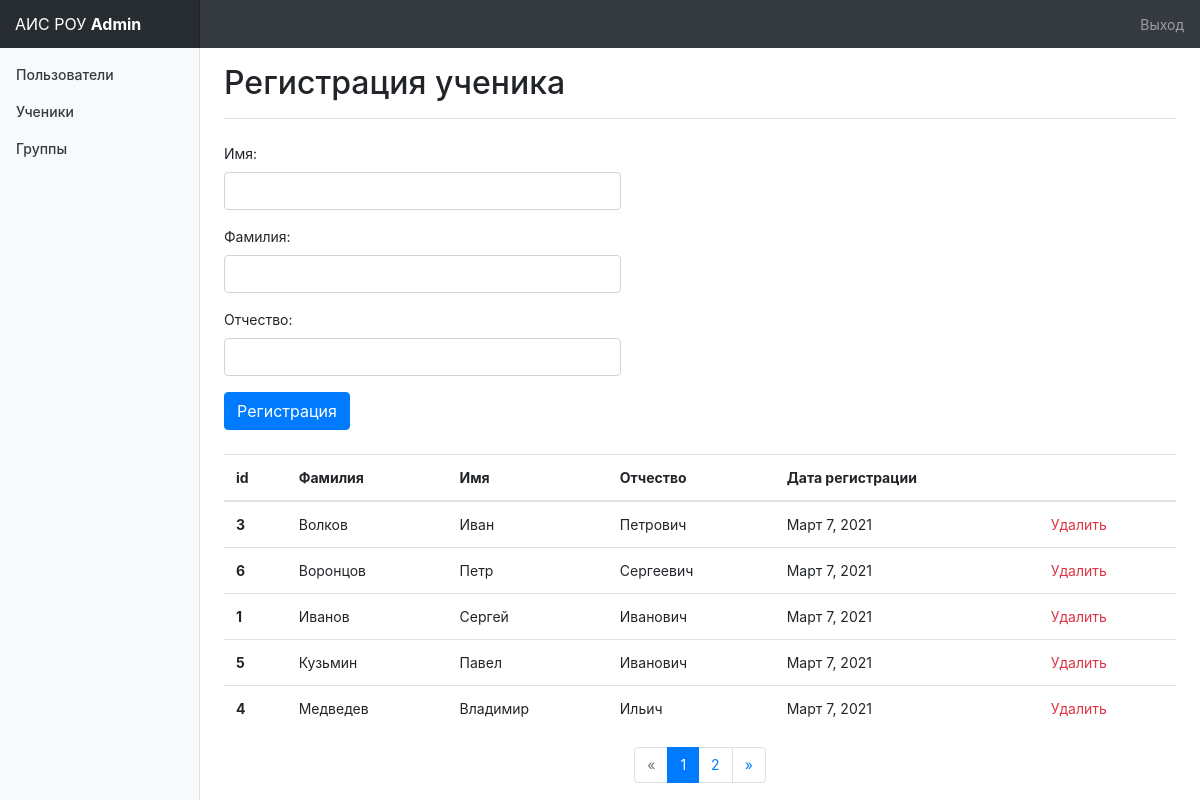
Screenshot of /admin_panel/pupils_registration/ (signed in) with the database file from the repository.
### admin_panel/models.py (models this page shows, shortened)
class Pupil(models.Model):
    last_name = models.CharField(
        'Фамилия',
        max_length=50
    )
    first_name = models.CharField(
        'Имя',
        max_length=50
    )
    middle_name = models.CharField(
        'Отчество',
        null=True,
        max_length=50
    )
    date = models.DateField(
        'Дата регистрации',
        default=datetime.now
    )
    class Meta:
        verbose_name = 'Ученик'
        verbose_name_plural = 'Ученики'

### admin_panel/views.py (the view)
# urls.py: path('pupils_registration/', views.pupils, name='pupils'),
def pupils(request):
    list_pupils = Pupil.objects.all().order_by('last_name')
    paginator = Paginator(list_pupils, 5)
    page = request.GET.get('page')
    page_obj = paginator.get_page(page)
    try:
        list_pupils = paginator.page(page)
    except PageNotAnInteger:
        list_pupils = paginator.page(1)
    except EmptyPage:
        list_pupils = paginator.page(paginator.num_pages)
    if request.user.is_staff:
        if request.method == "POST":
            pupil_form = PupilRegistrationForm(request.POST)
            if pupil_form.is_valid():
                new_pupil = pupil_form.save(commit=False)
                new_pupil.save()
                new_pupil_form = PupilRegistrationForm()
                return render(
                    request,
                    'admin_panel/pupils_registration.html',
                    {
                        'new_pupil': new_pupil,
                        'pupil_registration_form': new_pupil_form,
                        'list_pupils': list_pupils,
                        'page_obj': page_obj
                    }
                )
        else:
            pupil_form = PupilRegistrationForm()
        return render(
            request,
            'admin_panel/pupils_registration.html',
            {
                'pupil_registration_form': pupil_form,
                'pupils': list_pupils,
                'list_pupils': list_pupils,
                'page_obj': page_obj
            }
        )
    else:
        return redirect('/')

### admin_panel/forms.py
class PupilRegistrationForm(forms.ModelForm):
    def __init__(self, *args, **kwargs):
        super(PupilRegistrationForm, self).__init__(*args, **kwargs)
        for field in iter(self.fields):
            self.fields[field].widget.attrs.update(
                {
                    'class': 'form-control col-md-5'
                }
            )
    class Meta:
        model = Pupil
        fields = ('first_name', 'last_name', 'middle_name')

### templates/admin_panel/pupils_registration.html (shortened to what this page needs)
{% extends 'admin_panel/base_admin.html' %}
{% block content %}
    <div class="d-flex justify-content-between flex-wrap flex-md-nowrap align-items-center pb-2 mb-3 border-bottom">
        <h1 class="h2">Регистрация ученика</h1>
    </div>
    <div class="form-group">
        <form method="post" class="my-4 chartjs-render-monitor">
                {{ pupil_registration_form.as_p }}
                <p><input class="btn btn-primary" type="submit" value="Регистрация"></p>
        </form>
    </div>
    <table class="table">
      <thead>
        <tr>
          <th scope="col">id</th>
          <th scope="col">Фамилия</th>
          <th scope="col">Имя</th>
          <th scope="col">Отчество</th>
          <th scope="col">Дата регистрации</th>
          <th scope="col"></th>
        </tr>
      </thead>
      <tbody>
            {% for pupil in page_obj %}
            <tr>
              <th scope="row">{{pupil.id}}</th>
              <td>{{pupil.last_name}}</td>
              <td>{{pupil.first_name}}</td>
              <td>{{pupil.middle_name}}</td>
              <td>{{pupil.date}}</td>
              <td><a class="text-danger" href="delete/{{pupil.id}}">Удалить</a></td>
            </tr>
            {% endfor %}
      </tbody>
    </table>
{% if list_pupils.has_other_pages %}
    <nav aria-label="Page navigation">
      <ul class="pagination justify-content-center">
        {% if list_pupils.has_previous %}
            <li class="page-item "><a class="page-link" href="?page={{ list_pupils.previous_page_number }}">&laquo;</a></li>
        {% else %}
            <li class="page-item disabled"><span class="page-link">&laquo;</span></li>
        {% endif %}
        {% for i in list_pupils.paginator.page_range %}
            {% if list_pupils.number == i %}
                <li class="page-item active"><span class="page-link">{{ i }}<span class="sr-only">(current)</span></span></li>
            {% else %}
                <li class="page-item"><a class="page-link" href="?page={{ i }}">{{ i }}</a></li>
            {% endif %}
        {% endfor %}
        {% if list_pupils.has_next %}
          <li class="page-item"><a class="page-link" href="?page={{ list_pupils.next_page_number }}">&raquo;</a></li>
        {% else %}
          <li class="page-item disabled"><span class="page-link">&raquo;</span></li>
        {% endif %}
      </ul>
    </nav>
{% endif %}
{% endblock %}

### templates/admin_panel/base_admin.html (shortened to what this page needs)
<!DOCTYPE html>
{% load static %}
<html lang="en">
<head>
    <link rel="stylesheet" href="https://stackpath.bootstrapcdn.com/bootstrap/4.3.1/css/bootstrap.min.css">
    <link rel="stylesheet" href="{% static 'css/dashboard.css' %}" />
<body>
<nav class="navbar navbar-dark sticky-top bg-dark flex-md-nowrap p-0">
    <a class="navbar-brand col-sm-3 col-md-2" href="/">АИС РОУ <b>Admin</b></a>
    <ul class="navbar-nav px-3">
              <li class="nav-item text-nowrap">
                {% if user.is_authenticated %}
                    <a class="nav-link" href="{% url 'logout' %}?next=/">
                         Выход
                    </a>
                {% else %}
                    <a class="nav-link" href="{% url 'login' %}?next={{request.path}}">
                        Вход
                    </a>
                {% endif %}
              </li>
      </ul>
</nav>
<div class="container-fluid">
      <div class="row">
        <nav class="col-md-2 d-none d-md-block bg-light sidebar">
          <div class="sidebar-sticky">
            <ul class="nav flex-column">
              <li class="nav-item">
                  <a class="nav-link text-dark" href="{% url 'users' %}">
                         Пользователи
                  </a>
              </li>
              <li class="nav-item">
                  <a class="nav-link text-dark" href="{% url 'pupils' %}">
                         Ученики
                  </a>
              </li>
              <li class="nav-item">
                  <a class="nav-link text-dark" href="{% url 'groups' %}">
                         Группы
                  </a>
              </li>
            </ul>
          </div>
        </nav>
        <main role="main" class="col-md-9 ml-sm-auto col-lg-10 pt-3 px-4">
            {% block content %}{% endblock %}
        </main>
    </div>
</div>
</body>
</html>

### static/css/dashboard.css (style rules this page uses)
body { font-size: .875rem; }
.sidebar { position: fixed; top: 0; bottom: 0; left: 0; z-index: 100; padding: 0; box-shadow: inset -1px 0 0 rgba(0, 0, 0, .1); }
.sidebar-sticky { position: -webkit-sticky; position: sticky; top: 48px; height: calc(100vh - 48px); padding-top: .5rem; overflow-x: hidden; overflow-y: auto; }
.sidebar .nav-link { font-weight: 500; color: #333; }
.navbar-brand { padding-top: .75rem; padding-bottom: .75rem; font-size: 1rem; background-color: rgba(0, 0, 0, .25); box-shadow: inset -1px 0 0 rgba(0, 0, 0, .25); }
.border-bottom { border-bottom: 1px solid #e5e5e5; }

### rows the page displays
Pupil: id "3", last_name "Волков", first_name "Иван", middle_name "Петрович", date "Март 7, 2021"
Pupil: id "6", last_name "Воронцов", first_name "Петр", middle_name "Сергеевич", date "Март 7, 2021"
Pupil: id "1", last_name "Иванов", first_name "Сергей", middle_name "Иванович", date "Март 7, 2021"
Pupil: id "5", last_name "Кузьмин", first_name "Павел", middle_name "Иванович", date "Март 7, 2021"
Pupil: id "4", last_name "Медведев", first_name "Владимир", middle_name "Ильич", date "Март 7, 2021"

### other values shown
{{ i }} "1"
{{ i }} "2"
